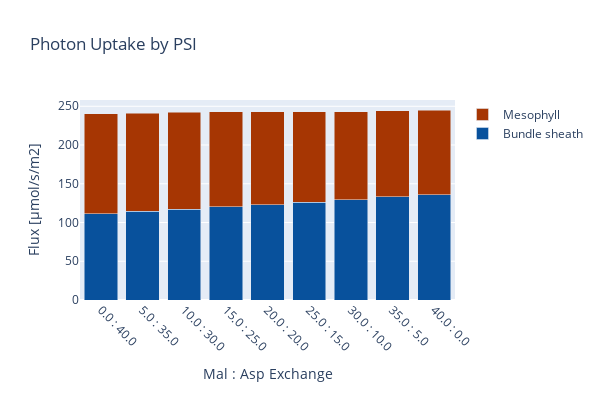

Notebook code for this chart:
### Code cell
create_bar_plot_met(D_fba, D_exp,
                    {'[M]_PSI_h':'Mesophyll','[B]_PSI_h': 'Bundle sheath'},'hnu_h',
                    'Photon Uptake by PSI', xaxis_title, c3_model,
                    stacked = True, save_fig=save_fig)

### Figure 1 — Plotly figure (JSON) as saved in the notebook; plotly's stock layout.template omitted (floating-point values rounded to 4 significant figures)
{"data": [{"marker": {"color": "rgb(8,81,156)"}, "name": "Bundle sheath", "type": "bar", "x": ["0.0 : 40.0", "5.0 : 35.0", "10.0 : 30.0", "15.0 : 25.0", "20.0 : 20.0", "25.0 : 15.0", "30.0 : 10.0", "35.0 : 5.0", "40.0 : 0.0"], "y": [111.6, 114.4, 117.4, 120.3, 123.1, 126.0, 129.2, 133.1, 135.5]}, {"marker": {"color": "rgb(166,54,3)"}, "name": "Mesophyll", "type": "bar", "x": ["0.0 : 40.0", "5.0 : 35.0", "10.0 : 30.0", "15.0 : 25.0", "20.0 : 20.0", "25.0 : 15.0", "30.0 : 10.0", "35.0 : 5.0", "40.0 : 0.0"], "y": [128.6, 126.6, 124.6, 122.6, 119.7, 116.9, 114.0, 111.3, 109.7]}], "layout": {"barmode": "stack", "height": 400, "margin": {"b": 100}, "title": {"text": "Photon Uptake by PSI"}, "width": 600, "xaxis": {"tickangle": 45, "title": {"text": "Mal : Asp Exchange"}}, "yaxis": {"autorange": true, "title": {"text": "Flux [µmol/s/m2]"}}}}
